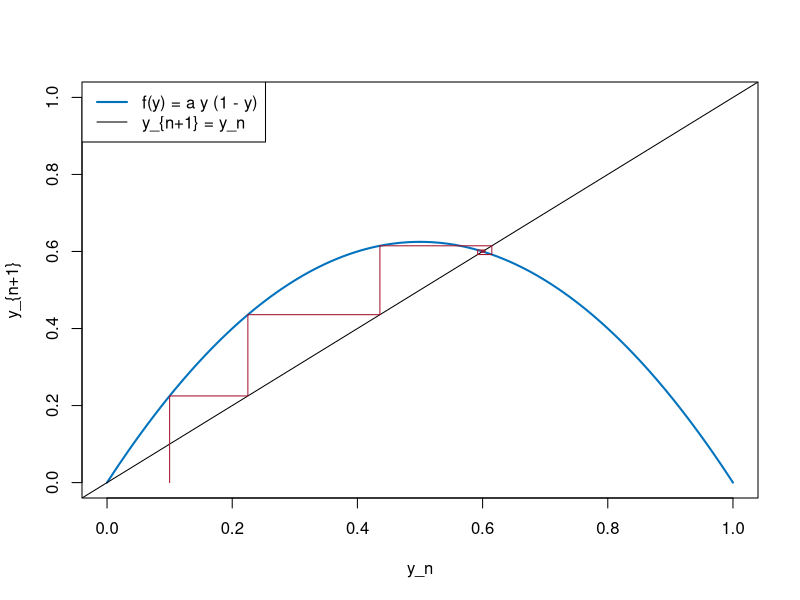

Source code (R):
# Fig. 1.21: Update function and staircase diagram (book, Section 1.3, Eq. 1.30)
# f(y) = a y (1 - y) with a = 2.5, initial value y_0 = 0.1
# (c) 2026 Philipp Kügler · Program for the book "Dynamical Systems in the Life Sciences" · MIT License (see LICENSE)
a <- 2.5; y0 <- 0.1; N <- 12
f <- function(y) a * y * (1 - y)

y <- seq(0, 1, length.out = 200)
plot(y, f(y), type = "l", col = rgb(0, 0.447, 0.741), lwd = 2, xlim = c(0, 1), ylim = c(0, 1), xlab = "y_n", ylab = "y_{n+1}")
abline(0, 1)

# staircase: vertically to the graph, horizontally to the diagonal
yn <- y0
px <- yn; py <- 0
for (k in 1:N) {
  yneu <- f(yn)
  px <- c(px, yn, yneu); py <- c(py, yneu, yneu)
  yn <- yneu
}
lines(px, py, col = rgb(0.64, 0.08, 0.18))
cat(sprintf("y_%d = %.6f,  steady state 1 - 1/a = %.6f\n", N, yn, 1 - 1/a))
legend("topleft", legend = c("f(y) = a y (1 - y)", "y_{n+1} = y_n"), col = c(rgb(0, 0.447, 0.741), "black"), lwd = c(2, 1))
